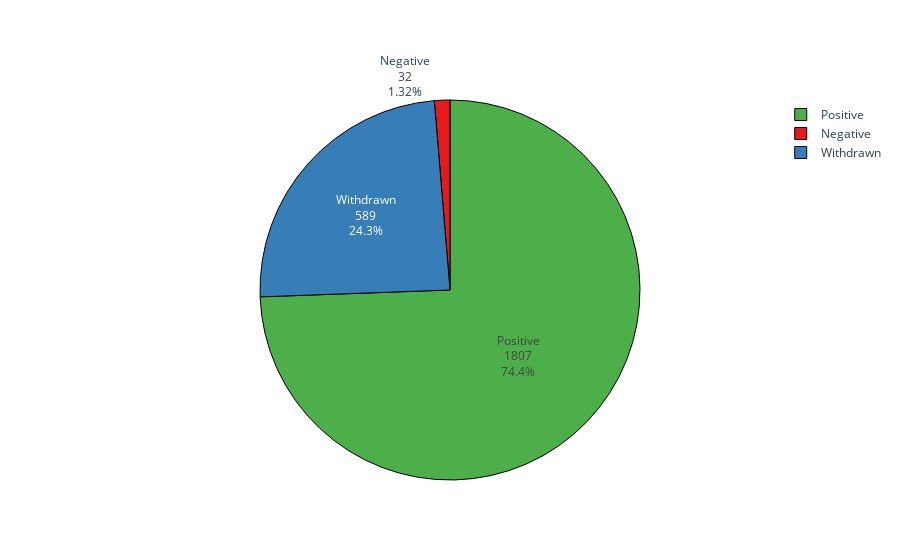

The notebook cell this image was saved under:
### Markdown cell above
### 1.1 Time averaged

### Code cell
# Group data based on outcome
assert np.array_equal(data['Status of orphan designation'].unique(), np.array(['Positive', 'Withdrawn', 'Negative', 'Expired']))
mask = data['Status of orphan designation'] == 'Positive'
positive = data[mask]
mask = data['Status of orphan designation'] == 'Withdrawn'
withdrawn = data[mask]
mask = data['Status of orphan designation'] == 'Negative'
negative = data[mask]
mask = data['Status of orphan designation'] == 'Expired'
expired = data[mask]

# Create figure
fig = go.Figure()
colours = plotly.colors.qualitative.Set1
fig.add_trace(go.Pie(
    labels=['Positive', 'Negative', 'Withdrawn'],
    values=[len(positive) + len(expired), len(negative), len(withdrawn)],
    textinfo='label+value+percent',
    sort=False,
    marker=dict(
        colors=[colours[2], colours[0], colours[1]],
        line=dict(color='#000000', width=1))))

# Save image as pdf
directory = os.path.dirname(os.getcwd())
fig.write_image(
    directory + '/images/ema_outcome_applications_2000_2020.pdf')
fig.show()

### Figure 1 — Plotly figure (JSON) as saved in the notebook; plotly's stock layout.template omitted (floating-point values rounded to 4 significant figures)
{"data": [{"labels": ["Positive", "Negative", "Withdrawn"], "marker": {"colors": ["rgb(77,175,74)", "rgb(228,26,28)", "rgb(55,126,184)"], "line": {"color": "#000000", "width": 1}}, "sort": false, "textinfo": "label+value+percent", "type": "pie", "values": [1807, 32, 589]}], "layout": {}}
